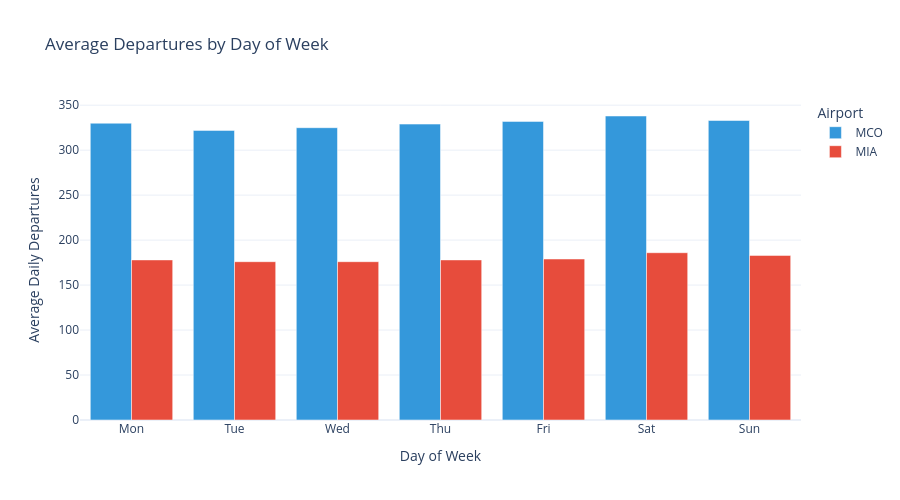

This figure's notebook cell:
### Markdown cell above
## 1.3 Day of Week Patterns

### Code cell
# Average daily flights by day of week
day_order = ['Mon', 'Tue', 'Wed', 'Thu', 'Fri', 'Sat', 'Sun']

dow_pattern = departures.groupby(['DayName', 'Origin']).size().reset_index(name='TotalFlights')

# Calculate average per day (total flights / number of occurrences)
# Count unique dates for each day of week
date_counts = departures.groupby(['DayName', 'Origin'])['FlightDate'].nunique().reset_index(name='NumDays')
dow_pattern = dow_pattern.merge(date_counts, on=['DayName', 'Origin'])
dow_pattern['AvgFlights'] = (dow_pattern['TotalFlights'] / dow_pattern['NumDays']).round(0)

# Ensure proper order
dow_pattern['DayName'] = pd.Categorical(dow_pattern['DayName'], categories=day_order, ordered=True)
dow_pattern = dow_pattern.sort_values(['Origin', 'DayName'])

# Create figure
fig = px.bar(
    dow_pattern,
    x='DayName',
    y='AvgFlights',
    color='Origin',
    barmode='group',
    color_discrete_map={'MCO': MCO_COLOR, 'MIA': MIA_COLOR},
    labels={'AvgFlights': 'Average Daily Departures', 'DayName': 'Day of Week'},
    title='Average Departures by Day of Week',
    template=TEMPLATE,
    height=500
)

fig.update_layout(
    legend_title_text='Airport'
)

fig.show()

### Figure 1 — Plotly figure (JSON) as saved in the notebook; plotly's stock layout.template omitted (floating-point values rounded to 4 significant figures)
{"data": [{"alignmentgroup": "True", "hovertemplate": "Origin=MCO<br>Day of Week=%{x}<br>Average Daily Departures=%{y}<extra></extra>", "legendgroup": "MCO", "marker": {"color": "#3498db", "pattern": {"shape": ""}}, "name": "MCO", "offsetgroup": "MCO", "orientation": "v", "showlegend": true, "textposition": "auto", "type": "bar", "x": ["Mon", "Tue", "Wed", "Thu", "Fri", "Sat", "Sun"], "xaxis": "x", "y": [330, 322, 325, 329, 332, 338, 333], "yaxis": "y"}, {"alignmentgroup": "True", "hovertemplate": "Origin=MIA<br>Day of Week=%{x}<br>Average Daily Departures=%{y}<extra></extra>", "legendgroup": "MIA", "marker": {"color": "#e74c3c", "pattern": {"shape": ""}}, "name": "MIA", "offsetgroup": "MIA", "orientation": "v", "showlegend": true, "textposition": "auto", "type": "bar", "x": ["Mon", "Tue", "Wed", "Thu", "Fri", "Sat", "Sun"], "xaxis": "x", "y": [178, 176, 176, 178, 179, 186, 183], "yaxis": "y"}], "layout": {"barmode": "group", "height": 500, "legend": {"title": {"text": "Airport"}, "tracegroupgap": 0}, "title": {"text": "Average Departures by Day of Week"}, "xaxis": {"anchor": "y", "domain": [0, 1], "title": {"text": "Day of Week"}}, "yaxis": {"anchor": "x", "domain": [0, 1], "title": {"text": "Average Daily Departures"}}}}
